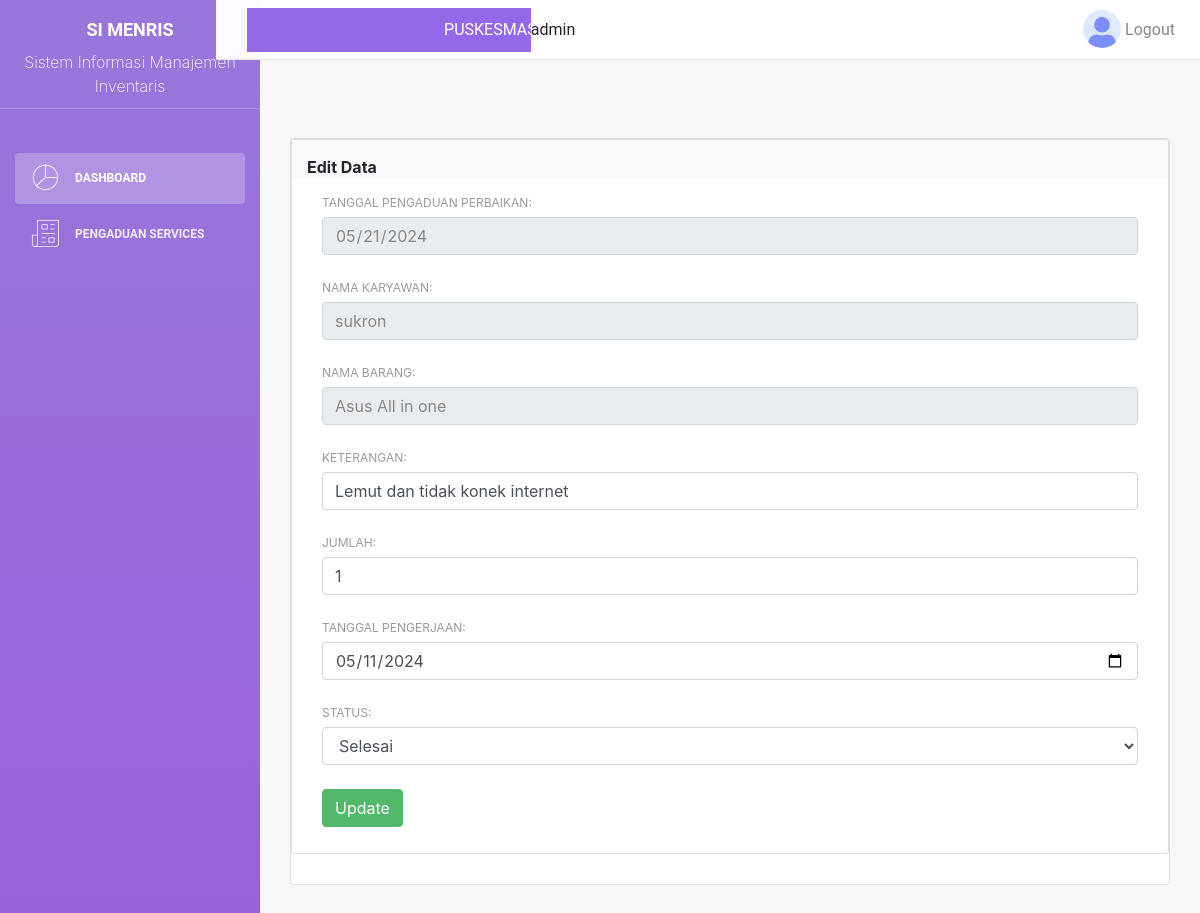
The app's page /teknisi/edit.php?id_pengaduan_perbaikan=3 (signed in) with its own data.
### tables this page shows
CREATE TABLE `pengaduan_perbaikan` (
  `id_pengaduan_perbaikan` int(30) NOT NULL,
  `tgl_pengaduan_perbaikan` date NOT NULL,
  `id_karyawan` int(10) NOT NULL
);

CREATE TABLE `karyawan` (
  `id_karyawan` int(30) NOT NULL,
  `nik` varchar(10) NOT NULL,
  `nama` varchar(100) NOT NULL,
  `jenis_kelamin` enum('Laki-laki','Perempuan','','') DEFAULT NULL,
  `alamat` varchar(100) NOT NULL,
  `id_pengguna` int(10) NOT NULL,
  `username` varchar(100) NOT NULL,
  `password` varchar(100) NOT NULL
);

CREATE TABLE `barang` (
  `id_barang` int(30) NOT NULL,
  `id_poli` int(10) NOT NULL,
  `nama_barang` varchar(100) NOT NULL,
  `jumlah_barang` int(10) NOT NULL
);

CREATE TABLE `pengaduan_perbaikan_detail` (
  `id_pengaduan_perbaikan_detail` int(30) NOT NULL,
  `id_pengaduan_perbaikan` int(10) NOT NULL,
  `id_barang` int(10) NOT NULL,
  `keterangan` varchar(100) NOT NULL,
  `jumlah` int(10) NOT NULL,
  `tgl_pengerjaan` date NOT NULL,
  `status` enum('Pending','Selesai','','') NOT NULL
);

### teknisi/get_data.php (called while the page is built, shortened)
<?php
include_once __DIR__ . '/../config/config.php';
$id_pengaduan_perbaikan = $_GET['id_pengaduan_perbaikan'];
$sql = "SELECT pp.id_pengaduan_perbaikan,
        pp.tgl_pengaduan_perbaikan,
        k.nama AS nama_karyawan,
        b.nama_barang,
        ppd.keterangan,
        ppd.jumlah,
        ppd.tgl_pengerjaan,
        ppd.status
        FROM pengaduan_perbaikan pp
        INNER JOIN karyawan k ON pp.id_karyawan = k.id_karyawan
        INNER JOIN pengaduan_perbaikan_detail ppd ON pp.id_pengaduan_perbaikan = ppd.id_pengaduan_perbaikan
        INNER JOIN barang b ON ppd.id_barang = b.id_barang
        WHERE pp.id_pengaduan_perbaikan = ?";
$stmt = $conn->prepare($sql);
$stmt->bind_param("i", $id_pengaduan_perbaikan);
$stmt->execute();
$result = $stmt->get_result();
$data = $result->fetch_assoc();
?>

### teknisi/edit.php (the view, shortened to what this page needs)
<?php
include_once __DIR__ . '/../config/config.php';
include_once __DIR__ . '/../layout/top_teknisi.php';
include_once __DIR__ . '/../teknisi/get_data.php';
?>
  <link rel="stylesheet" href="https://maxcdn.bootstrapcdn.com/bootstrap/4.5.2/css/bootstrap.min.css">
                <div class="main-panel">
                    <div class="content">
                        <div class="container-fluid">
                            <div class="row">
                                <div class="col-md-12 mt-5">
                                    <div class="card">
                                        <div class="row">
                                        <div class="col-sm-12">
                                          <div class="card">
                                          <b><div class="card-header bg-light text-black ">
                                          Edit Data
                                            </div> </b>
                                            <div class="card-body">
                                              <div class="container">
                                              <form action="../teknisi/update_data.php" method="post">
                                                <label for="tgl_pengaduan_perbaikan">Tanggal Pengaduan Perbaikan:</label>
                                                <input type="date" name="tgl_pengaduan_perbaikan" class="form-control" value="<?= $data['tgl_pengaduan_perbaikan'] ?>" disabled ><br>
                                                <label for="nama_karyawan">Nama Karyawan:</label>
                                                <input type="text" name="nama_karyawan" class="form-control" value="<?= $data['nama_karyawan'] ?>" disabled><br>
                                                <label for="nama_barang">Nama Barang:</label>
                                                <input type="text" name="nama_barang" class="form-control" value="<?= $data['nama_barang'] ?>" disabled><br>
                                                <label for="keterangan">Keterangan:</label>
                                                <input type="text" name="keterangan" class="form-control" value="<?= $data['keterangan'] ?>" ><br>
                                                <label for="jumlah">Jumlah:</label>
                                                <input type="number" name="jumlah" class="form-control" value="<?= $data['jumlah'] ?>"  ><br>
                                                <label for="tgl_pengerjaan">Tanggal Pengerjaan:</label>
                                                <input type="date" name="tgl_pengerjaan" class="form-control" value="<?= $data['tgl_pengerjaan'] ?>" ><br>
                                                <label for="status" >Status:</label>
                                                <select name="status" class="form-control">
                                                <option value="Selesai" <?= $data['status'] == 'Selesai' ? 'selected' : '' ?>>Selesai</option>
                                                </select><br>
                                                <input type="submit" class="btn btn-success" value="Update">
                                            </form>
                                              </div>
                                            </div>
                                          </div>
                                        </div>
                                    </div>
                                </div>
                            </div>
                        </div>
                    </div>
                </div>

### records on screen
pengaduan_perbaikan: tgl_pengaduan_perbaikan "05/21/2024", nama_karyawan "sukron", nama_barang "Asus All in one", keterangan "Lemut dan tidak konek internet", jumlah "1", tgl_pengerjaan "05/11/2024"
pengaduan_perbaikan_detail: status "Selesai"

### other values on screen
$_SESSION ['username'] "admin"
